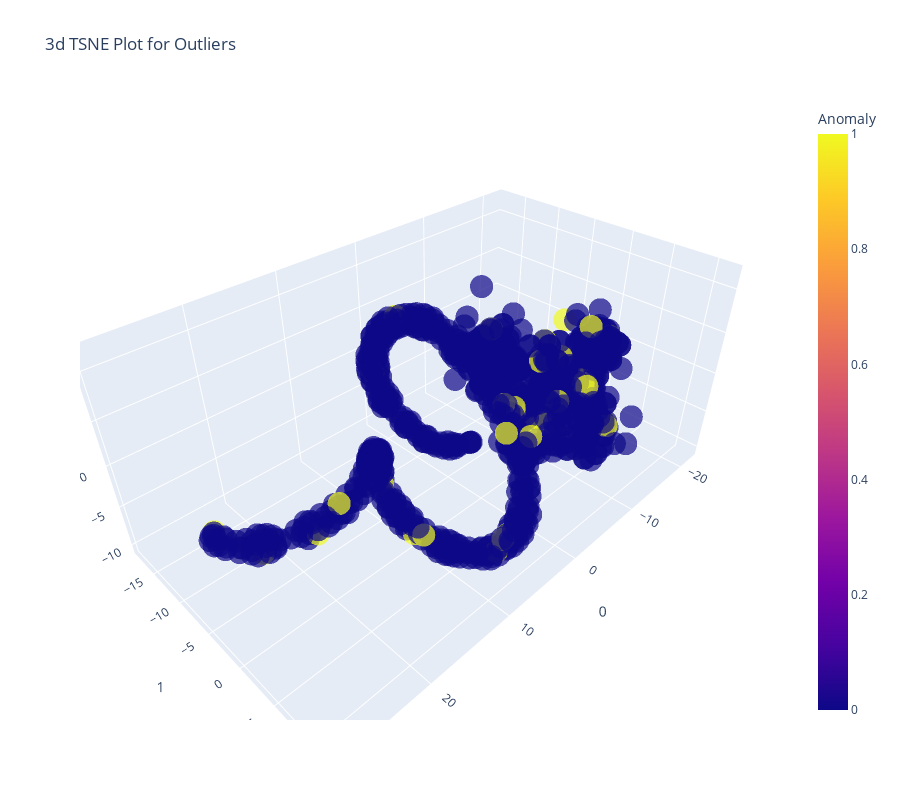

Write notebook code for a chart like this one.
### Code cell
# Analyze model
s.plot_model(iforest, plot = 'tsne')

### Figure 1 — Plotly figure (JSON) as saved in the notebook; plotly's stock layout.template omitted (floating-point values rounded to 4 significant figures; data arrays with more than 128 entries replaced by an {"elided": "..."} marker saying what was removed)
{"data": [{"customdata": {"elided": "887x1 str values"}, "hovertemplate": "0=%{x}<br>1=%{y}<br>2=%{z}<br>Feature=%{customdata[0]}<br>Anomaly=%{marker.color}<extra></extra>", "legendgroup": "", "marker": {"color": {"elided": "887 int values"}, "coloraxis": "coloraxis", "opacity": 0.7, "symbol": "circle"}, "mode": "markers", "name": "", "scene": "scene", "showlegend": false, "type": "scatter3d", "x": {"elided": "887 float values"}, "y": {"elided": "887 float values"}, "z": {"elided": "887 float values"}}], "layout": {"coloraxis": {"colorbar": {"title": {"text": "Anomaly"}}, "colorscale": [[0, "#0d0887"], [0.1111, "#46039f"], [0.2222, "#7201a8"], [0.3333, "#9c179e"], [0.4444, "#bd3786"], [0.5556, "#d8576b"], [0.6667, "#ed7953"], [0.7778, "#fb9f3a"], [0.8889, "#fdca26"], [1, "#f0f921"]]}, "height": 800, "legend": {"tracegroupgap": 0}, "scene": {"domain": {"x": [0, 1], "y": [0, 1]}, "xaxis": {"title": {"text": "0"}}, "yaxis": {"title": {"text": "1"}}, "zaxis": {"title": {"text": "2"}}}, "title": {"text": "3d TSNE Plot for Outliers"}, "width": 900}}
